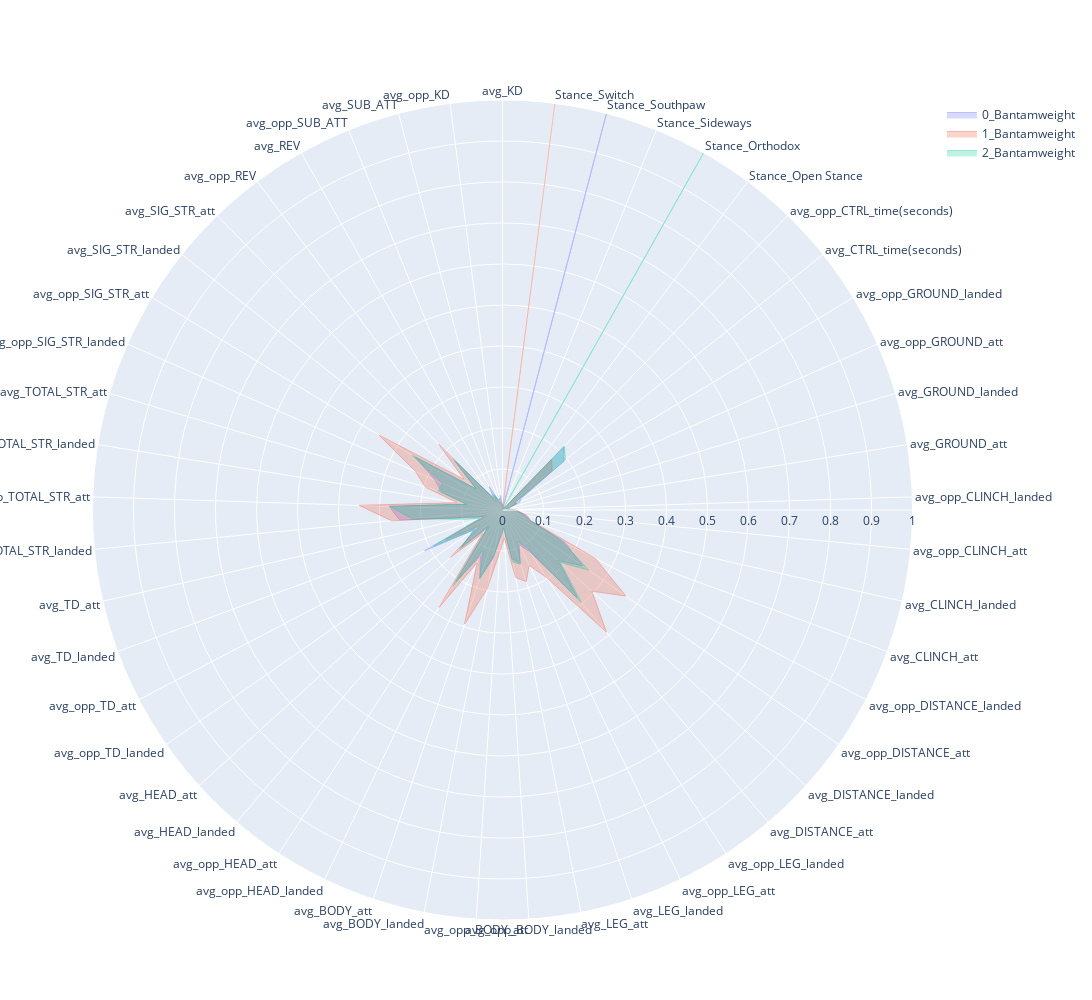

The code cell stored with this chart in its notebook:
### Code cell
import plotly.graph_objects as go
import pandas as pd

# Replace this with your actual dataframe
# analytics_for_radar = ...

# Select dimensions to plot
selected_dimensions = analytics_for_radar.drop(columns='specific_cluster').columns

def plot_fighters_radar_chart(data=analytics_for_radar, dimensions=selected_dimensions):
    fig = go.Figure()

    for specific_cluster in data['specific_cluster'].unique():
        cluster_data = data[data['specific_cluster'] == specific_cluster]

        fig.add_trace(go.Scatterpolar(
            r=cluster_data[dimensions].values.tolist()[0],
            theta=dimensions,
            fill='toself',
            name=specific_cluster,
            opacity=0.5,
            line=dict(width=0.8)
        ))

    fig.update_layout(
        polar=dict(
            radialaxis=dict(
                visible=True,
                range=[0, data[dimensions].values.astype(float).max()]  # Set the range based on the maximum value in the data
            ),
            angularaxis=dict(
                rotation=90,
                direction="counterclockwise"
            ),
        ),
        showlegend=True,
        width=1400,
        height=1000
    )

    fig.show()

plot_fighters_radar_chart()

### Figure 1 — Plotly figure (JSON) as saved in the notebook; plotly's stock layout.template omitted (floating-point values rounded to 4 significant figures)
{"data": [{"fill": "toself", "line": {"width": 0.8}, "name": "0_Bantamweight", "opacity": 0.5, "r": [0.007694, 0.03595, 0.02624, 0.02385, 0.06531, 0.0365, 0.1653, 0.08111, 0.2477, 0.1796, 0.1546, 0.08629, 0.276, 0.2525, 0.08258, 0.04898, 0.2145, 0.08579, 0.1336, 0.0523, 0.207, 0.1248, 0.1748, 0.1196, 0.06428, 0.04484, 0.1216, 0.1363, 0.09344, 0.1205, 0.2811, 0.1835, 0.2383, 0.1723, 0.07066, 0.05841, 0.03862, 0.02825, 0.01246, 0.01054, 0.04597, 0.05141, 0.1914, 0.2143, 0, 0, 0, 1, 0], "theta": ["avg_KD", "avg_opp_KD", "avg_SUB_ATT", "avg_opp_SUB_ATT", "avg_REV", "avg_opp_REV", "avg_SIG_STR_att", "avg_SIG_STR_landed", "avg_opp_SIG_STR_att", "avg_opp_SIG_STR_landed", "avg_TOTAL_STR_att", "avg_TOTAL_STR_landed", "avg_opp_TOTAL_STR_att", "avg_opp_TOTAL_STR_landed", "avg_TD_att", "avg_TD_landed", "avg_opp_TD_att", "avg_opp_TD_landed", "avg_HEAD_att", "avg_HEAD_landed", "avg_opp_HEAD_att", "avg_opp_HEAD_landed", "avg_BODY_att", "avg_BODY_landed", "avg_opp_BODY_att", "avg_opp_BODY_landed", "avg_LEG_att", "avg_LEG_landed", "avg_opp_LEG_att", "avg_opp_LEG_landed", "avg_DISTANCE_att", "avg_DISTANCE_landed", "avg_opp_DISTANCE_att", "avg_opp_DISTANCE_landed", "avg_CLINCH_att", "avg_CLINCH_landed", "avg_opp_CLINCH_att", "avg_opp_CLINCH_landed", "avg_GROUND_att", "avg_GROUND_landed", "avg_opp_GROUND_att", "avg_opp_GROUND_landed", "avg_CTRL_time(seconds)", "avg_opp_CTRL_time(seconds)", "Stance_Open Stance", "Stance_Orthodox", "Stance_Sideways", "Stance_Southpaw", "Stance_Switch"], "type": "scatterpolar"}, {"fill": "toself", "line": {"width": 0.8}, "name": "1_Bantamweight", "opacity": 0.5, "r": [0.01423, 0.008952, 0.02016, 0.01847, 0.03821, 0.02568, 0.2226, 0.1195, 0.3524, 0.2316, 0.1961, 0.112, 0.3496, 0.2717, 0.07487, 0.04222, 0.1562, 0.0657, 0.1717, 0.07572, 0.284, 0.1426, 0.2932, 0.196, 0.1016, 0.0684, 0.1676, 0.1841, 0.1498, 0.1957, 0.3913, 0.2946, 0.3666, 0.2557, 0.07213, 0.06175, 0.04176, 0.03118, 0.01474, 0.01188, 0.03825, 0.03242, 0.1546, 0.1722, 0, 0, 0, 0, 1], "theta": ["avg_KD", "avg_opp_KD", "avg_SUB_ATT", "avg_opp_SUB_ATT", "avg_REV", "avg_opp_REV", "avg_SIG_STR_att", "avg_SIG_STR_landed", "avg_opp_SIG_STR_att", "avg_opp_SIG_STR_landed", "avg_TOTAL_STR_att", "avg_TOTAL_STR_landed", "avg_opp_TOTAL_STR_att", "avg_opp_TOTAL_STR_landed", "avg_TD_att", "avg_TD_landed", "avg_opp_TD_att", "avg_opp_TD_landed", "avg_HEAD_att", "avg_HEAD_landed", "avg_opp_HEAD_att", "avg_opp_HEAD_landed", "avg_BODY_att", "avg_BODY_landed", "avg_opp_BODY_att", "avg_opp_BODY_landed", "avg_LEG_att", "avg_LEG_landed", "avg_opp_LEG_att", "avg_opp_LEG_landed", "avg_DISTANCE_att", "avg_DISTANCE_landed", "avg_opp_DISTANCE_att", "avg_opp_DISTANCE_landed", "avg_CLINCH_att", "avg_CLINCH_landed", "avg_opp_CLINCH_att", "avg_opp_CLINCH_landed", "avg_GROUND_att", "avg_GROUND_landed", "avg_opp_GROUND_att", "avg_opp_GROUND_landed", "avg_CTRL_time(seconds)", "avg_opp_CTRL_time(seconds)", "Stance_Open Stance", "Stance_Orthodox", "Stance_Sideways", "Stance_Southpaw", "Stance_Switch"], "type": "scatterpolar"}, {"fill": "toself", "line": {"width": 0.8}, "name": "2_Bantamweight", "opacity": 0.5, "r": [0.01389, 0.01541, 0.03018, 0.02714, 0.0437, 0.0359, 0.1743, 0.08306, 0.2567, 0.1605, 0.1637, 0.09028, 0.275, 0.2213, 0.1014, 0.05887, 0.1898, 0.08163, 0.1418, 0.05502, 0.2198, 0.1097, 0.1765, 0.1136, 0.06302, 0.04155, 0.1295, 0.1388, 0.085, 0.1101, 0.2969, 0.1902, 0.2563, 0.1613, 0.06692, 0.05285, 0.03739, 0.02534, 0.01441, 0.01135, 0.03699, 0.03714, 0.1962, 0.2171, 0, 1, 0, 0, 0], "theta": ["avg_KD", "avg_opp_KD", "avg_SUB_ATT", "avg_opp_SUB_ATT", "avg_REV", "avg_opp_REV", "avg_SIG_STR_att", "avg_SIG_STR_landed", "avg_opp_SIG_STR_att", "avg_opp_SIG_STR_landed", "avg_TOTAL_STR_att", "avg_TOTAL_STR_landed", "avg_opp_TOTAL_STR_att", "avg_opp_TOTAL_STR_landed", "avg_TD_att", "avg_TD_landed", "avg_opp_TD_att", "avg_opp_TD_landed", "avg_HEAD_att", "avg_HEAD_landed", "avg_opp_HEAD_att", "avg_opp_HEAD_landed", "avg_BODY_att", "avg_BODY_landed", "avg_opp_BODY_att", "avg_opp_BODY_landed", "avg_LEG_att", "avg_LEG_landed", "avg_opp_LEG_att", "avg_opp_LEG_landed", "avg_DISTANCE_att", "avg_DISTANCE_landed", "avg_opp_DISTANCE_att", "avg_opp_DISTANCE_landed", "avg_CLINCH_att", "avg_CLINCH_landed", "avg_opp_CLINCH_att", "avg_opp_CLINCH_landed", "avg_GROUND_att", "avg_GROUND_landed", "avg_opp_GROUND_att", "avg_opp_GROUND_landed", "avg_CTRL_time(seconds)", "avg_opp_CTRL_time(seconds)", "Stance_Open Stance", "Stance_Orthodox", "Stance_Sideways", "Stance_Southpaw", "Stance_Switch"], "type": "scatterpolar"}], "layout": {"height": 1000, "polar": {"angularaxis": {"direction": "counterclockwise", "rotation": 90, "type": "category"}, "radialaxis": {"autorange": false, "range": [0, 1], "type": "linear", "visible": true}}, "showlegend": true, "width": 1400}}
